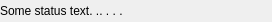
<ui version="4.0" >
 <class>StatusWidget</class>
 <widget class="QWidget" name="StatusWidget" >
  <property name="geometry" >
   <rect>
    <x>0</x>
    <y>0</y>
    <width>272</width>
    <height>22</height>
   </rect>
  </property>
  <property name="windowTitle" >
   <string>status</string>
  </property>
  <layout class="QGridLayout" >
   <property name="leftMargin" >
    <number>0</number>
   </property>
   <property name="topMargin" >
    <number>0</number>
   </property>
   <property name="rightMargin" >
    <number>0</number>
   </property>
   <property name="bottomMargin" >
    <number>0</number>
   </property>
   <property name="horizontalSpacing" >
    <number>0</number>
   </property>
   <property name="verticalSpacing" >
    <number>0</number>
   </property>
   <item row="0" column="0" >
    <widget class="QLabel" name="m_statusLabel" >
     <property name="minimumSize" >
      <size>
       <width>2</width>
       <height>22</height>
      </size>
     </property>
     <property name="maximumSize" >
      <size>
       <width>300</width>
       <height>22</height>
      </size>
     </property>
     <property name="frameShape" >
      <enum>QFrame::NoFrame</enum>
     </property>
     <property name="frameShadow" >
      <enum>QFrame::Sunken</enum>
     </property>
     <property name="text" >
      <string>Some status text. .. . . .</string>
     </property>
     <property name="textFormat" >
      <enum>Qt::PlainText</enum>
     </property>
    </widget>
   </item>
  </layout>
 </widget>
 <resources/>
 <connections/>
</ui>
